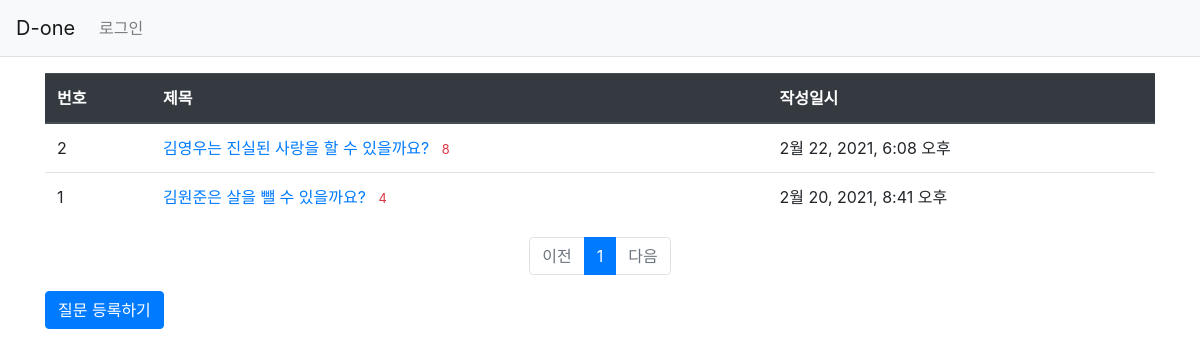
Page /pybo/?page=2 on the earlier database version.
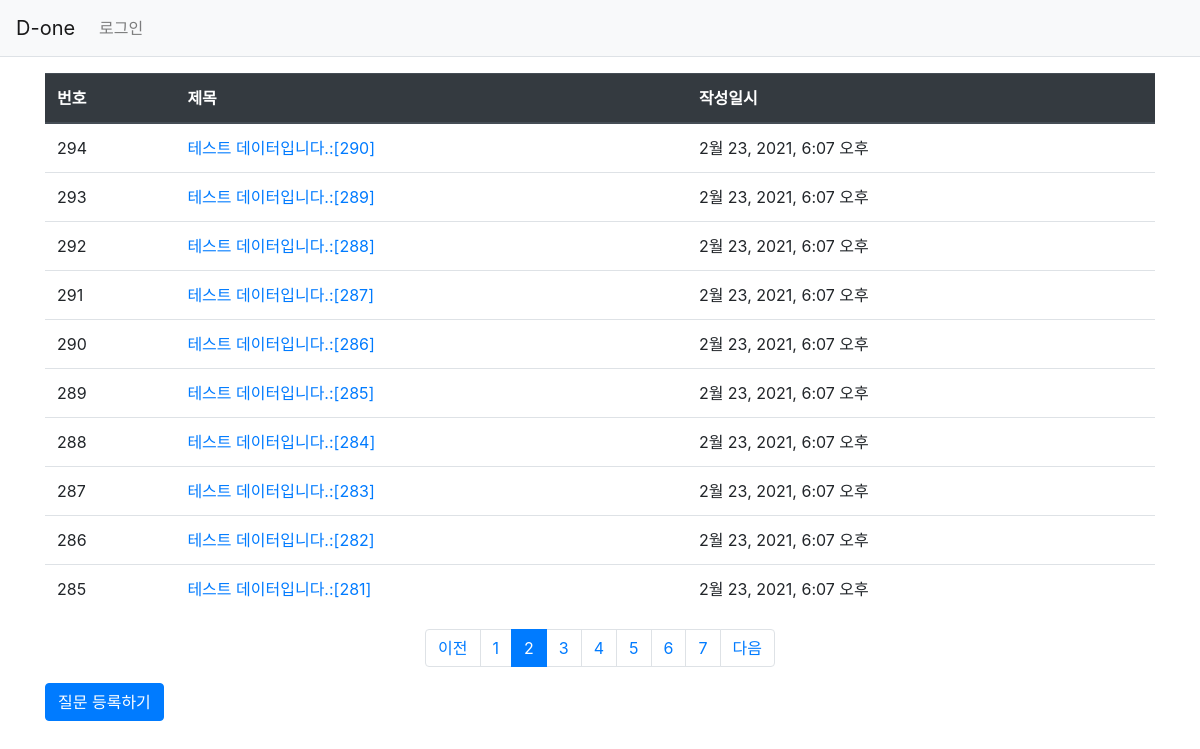
Same page on the later database version.
### pybo/models.py (models this page shows, shortened)
class Question(models.Model):
    author = models.ForeignKey(User, on_delete=models.CASCADE)
    subject = models.CharField(max_length=200)
    content = models.TextField()
    create_date = models.DateTimeField()

### pybo/views.py (the view)
# urls.py: path('', views.index, name='index'),
def index(request):
    page = request.GET.get('page', '1') #페이지
    question_list = Question.objects.order_by('-create_date')
    paginator = Paginator(question_list, 10) #페이지 당 10개씩 보여주기
    page_obj = paginator.get_page(page)
    context = {'question_list': page_obj}
    return render(request, 'pybo/question_list.html', context)

### pybo/templatetags/pybo_filter.py (called while the page is built)
@register.filter
def sub(value, arg):
    return value - arg

### templates/pybo/question_list.html
{% extends 'base.html' %}
{% load pybo_filter %}
{% block content %}
<div class='container my-3'>
    <table class='table'>
        <thead>
        <tr class='thead-dark'>
            <th>번호</th>
            <th>제목</th>
            <th>작성일시</th>
        </tr>
        </thead>
        <tbody>
        {% if question_list %}
        {% for question in question_list %}
        <tr>
            <td>{{ question_list.paginator.count|sub:question_list.start_index|sub:forloop.counter0|add:1 }}</td>
            <td>
                <a href ="{% url 'pybo:detail' question.id %}">
                    {{ question.subject}}
                    {% if question.answer_set.count > 0 %}
                    <span class="text-danger small ml-2">
                        {{ question.answer_set.count }}
                    </span>
                    {% endif %}
                </a>
            </td>
            <td>{{ question.create_date }}</td>
        </tr>
        {% endfor %}
        {% else %}
        <tr>
            <td colspan="3">질문이 없습니다.</td>
        </tr>
        {% endif %}
        </tbody>
    </table>
    <ul class="pagination justify-content-center">
        {% if question_list.has_previous %}
        <li class="page-item">
            <a class="page-link" href="?page={{ question_list.previous_page_number }}">이전</a>
        </li>
        {% else %}
        <li class ="page-item disabled">
            <a class="page-link" tabindex="-1" aria-disabled="true" href="#">이전</a>
        </li>
        {% endif %}
        {% for page_number in question_list.paginator.page_range %}
        {% if page_number >= question_list.number|add:-5 and page_number <= question_list.number|add:5 %}
            {% if page_number == question_list.number %}
            <li class="page-item active" aria-current="page">
                <a class="page-link" href="?page={{ page_number }}">{{ page_number }}</a>
            </li>
            {% else %}
            <li class="page-item">
                <a class="page-link" href="?page={{ page_number }}">{{ page_number }}</a>
            </li>
            {% endif %}
        {% endif %}
        {% endfor %}
        {% if question_list.has_next %}
        <li class="page-item">
            <a class="page-link" href="?page={{ question_list.next_page_number }}">다음</a>
        </li>
        {% else %}
        <li class="page-item disabled">
            <a class="page-link" tabindex="-1" aria-disabled="true" href="#">다음</a>
        </li>
        {% endif %}
    </ul>
    <a href="{% url 'pybo:question_create' %}" class="btn btn-primary">질문 등록하기</a>
</div>
{% endblock %}

Differences in the rows shown:
no longer on this page (row unchanged): Question: paginator.count|sub "2", subject "김영우는 진실된 사랑을 할 수 있을까요?", answer_set.count "8", create_date "2월 22, 2021, 6:08 오후"
no longer on this page (row unchanged): Question: paginator.count|sub "1", subject "김원준은 살을 뺄 수 있을까요?", answer_set.count "4", create_date "2월 20, 2021, 8:41 오후"
added Question: paginator.count|sub "294", subject "테스트 데이터입니다.:[290]", create_date "2월 23, 2021, 6:07 오후"
added Question: paginator.count|sub "293", subject "테스트 데이터입니다.:[289]", create_date "2월 23, 2021, 6:07 오후"
added Question: paginator.count|sub "292", subject "테스트 데이터입니다.:[288]", create_date "2월 23, 2021, 6:07 오후"
added Question: paginator.count|sub "291", subject "테스트 데이터입니다.:[287]", create_date "2월 23, 2021, 6:07 오후"
added Question: paginator.count|sub "290", subject "테스트 데이터입니다.:[286]", create_date "2월 23, 2021, 6:07 오후"
added Question: paginator.count|sub "289", subject "테스트 데이터입니다.:[285]", create_date "2월 23, 2021, 6:07 오후"
added Question: paginator.count|sub "288", subject "테스트 데이터입니다.:[284]", create_date "2월 23, 2021, 6:07 오후"
added Question: paginator.count|sub "287", subject "테스트 데이터입니다.:[283]", create_date "2월 23, 2021, 6:07 오후"
added Question: paginator.count|sub "286", subject "테스트 데이터입니다.:[282]", create_date "2월 23, 2021, 6:07 오후"
added Question: paginator.count|sub "285", subject "테스트 데이터입니다.:[281]", create_date "2월 23, 2021, 6:07 오후"
Other differences:
list line gone: "1"
new list line: "1"
new list line: "2"
new list line: "3"
new list line: "4"
new list line: "5"
new list line: "6"
new list line: "7"
